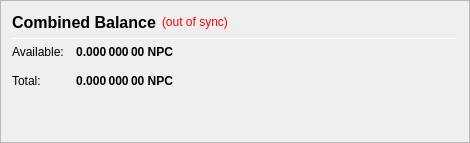
                   <widget class="QFrame" name="frame_CombinedBalances">
                    <property name="minimumSize">
                     <size>
                      <width>470</width>
                      <height>0</height>
                     </size>
                    </property>
                    <property name="frameShape">
                     <enum>QFrame::StyledPanel</enum>
                    </property>
                    <property name="frameShadow">
                     <enum>QFrame::Raised</enum>
                    </property>
                    <layout class="QVBoxLayout" name="verticalLayout_5">
                     <item>
                      <layout class="QHBoxLayout" name="horizontalLayout_5" stretch="0,0,0">
                       <item>
                        <widget class="QLabel" name="label_5z">
                         <property name="minimumSize">
                          <size>
                           <width>0</width>
                           <height>20</height>
                          </size>
                         </property>
                         <property name="font">
                          <font>
                           <pointsize>12</pointsize>
                           <weight>75</weight>
                           <bold>true</bold>
                          </font>
                         </property>
                         <property name="toolTip">
                          <string>Combined Balance (including unconfirmed and immature coins)</string>
                         </property>
                         <property name="text">
                          <string>Combined Balance</string>
                         </property>
                        </widget>
                       </item>
                       <item>
                        <widget class="QLabel" name="labelWalletStatus">
                         <property name="cursor">
                          <cursorShape>WhatsThisCursor</cursorShape>
                         </property>
                         <property name="toolTip">
                          <string>The displayed information may be out of date. Your wallet automatically synchronizes with the NPCcoin network after a connection is established, but this process has not completed yet.</string>
                         </property>
                         <property name="styleSheet">
                          <string notr="true">QLabel { color: red; }</string>
                         </property>
                         <property name="text">
                          <string notr="true">(out of sync)</string>
                         </property>
                         <property name="alignment">
                          <set>Qt::AlignLeading|Qt::AlignLeft|Qt::AlignVCenter</set>
                         </property>
                        </widget>
                       </item>
                       <item>
                        <spacer name="horizontalSpacer_1">
                         <property name="orientation">
                          <enum>Qt::Horizontal</enum>
                         </property>
                         <property name="sizeHint" stdset="0">
                          <size>
                           <width>40</width>
                           <height>20</height>
                          </size>
                         </property>
                        </spacer>
                       </item>
                      </layout>
                     </item>
                     <item>
                      <widget class="Line" name="line_CombinedBalance">
                       <property name="minimumSize">
                        <size>
                         <width>0</width>
                         <height>1</height>
                        </size>
                       </property>
                       <property name="maximumSize">
                        <size>
                         <width>16777215</width>
                         <height>1</height>
                        </size>
                       </property>
                       <property name="orientation">
                        <enum>Qt::Horizontal</enum>
                       </property>
                      </widget>
                     </item>
                     <item>
                      <layout class="QGridLayout" name="gridLayout_3">
                       <property name="spacing">
                        <number>12</number>
                       </property>
                       <item row="1" column="0">
                        <widget class="QLabel" name="labelBalanceTextz">
                         <property name="text">
                          <string>Available:</string>
                         </property>
                        </widget>
                       </item>
                       <item row="1" column="1">
                        <widget class="QLabel" name="labelBalancez">
                         <property name="font">
                          <font>
                           <weight>75</weight>
                           <bold>true</bold>
                          </font>
                         </property>
                         <property name="cursor">
                          <cursorShape>IBeamCursor</cursorShape>
                         </property>
                         <property name="toolTip">
                          <string>Your current spendable balance</string>
                         </property>
                         <property name="text">
                          <string notr="true">0.000 000 00 NPC</string>
                         </property>
                         <property name="alignment">
                          <set>Qt::AlignRight|Qt::AlignTrailing|Qt::AlignVCenter</set>
                         </property>
                         <property name="textInteractionFlags">
                          <set>Qt::LinksAccessibleByMouse|Qt::TextSelectableByKeyboard|Qt::TextSelectableByMouse</set>
                         </property>
                        </widget>
                       </item>
                       <item row="2" column="0">
                        <widget class="QLabel" name="labelTotalTextz">
                         <property name="text">
                          <string>Total:</string>
                         </property>
                        </widget>
                       </item>
                       <item row="2" column="1">
                        <widget class="QLabel" name="labelTotalz">
                         <property name="font">
                          <font>
                           <weight>75</weight>
                           <bold>true</bold>
                          </font>
                         </property>
                         <property name="cursor">
                          <cursorShape>IBeamCursor</cursorShape>
                         </property>
                         <property name="toolTip">
                          <string>Total Balance, including all unavailable coins.</string>
                         </property>
                         <property name="text">
                          <string notr="true">0.000 000 00 NPC</string>
                         </property>
                         <property name="alignment">
                          <set>Qt::AlignRight|Qt::AlignTrailing|Qt::AlignVCenter</set>
                         </property>
                         <property name="textInteractionFlags">
                          <set>Qt::LinksAccessibleByMouse|Qt::TextSelectableByKeyboard|Qt::TextSelectableByMouse</set>
                         </property>
                        </widget>
                       </item>
                       <item row="2" column="3">
                        <spacer name="horizontalSpacer_2">
                         <property name="orientation">
                          <enum>Qt::Horizontal</enum>
                         </property>
                         <property name="sizeHint" stdset="0">
                          <size>
                           <width>40</width>
                           <height>20</height>
                          </size>
                         </property>
                        </spacer>
                       </item>
                      </layout>
                     </item>
                     <item>
                      <spacer name="verticalSpacer_1">
                       <property name="orientation">
                        <enum>Qt::Vertical</enum>
                       </property>
                       <property name="sizeHint" stdset="0">
                        <size>
                         <width>20</width>
                         <height>40</height>
                        </size>
                       </property>
                      </spacer>
                     </item>
                    </layout>
                   </widget>
